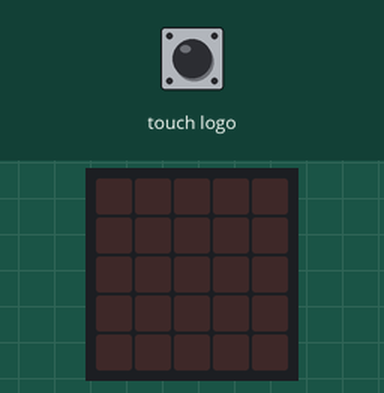
This program was run on a simulated BBC micro:bit (MakeCode). Shown: the board's 5×5 LED display. Inputs (shaded band) come from the test bench. Random numbers come from a fixed seed.

Above: at 1.2 s.
1.3 s: touch logo pressed for 0.15 s
At 2.4 s:
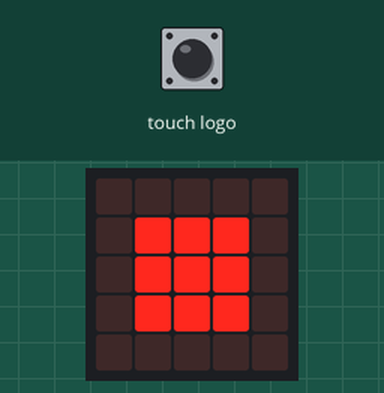
2.9 s: touch logo pressed for 1 s
At 4.9 s:
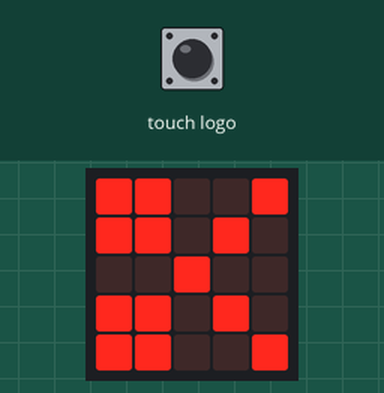
5.4 s: touch logo pressed for 3.2 s
At 9.6 s:
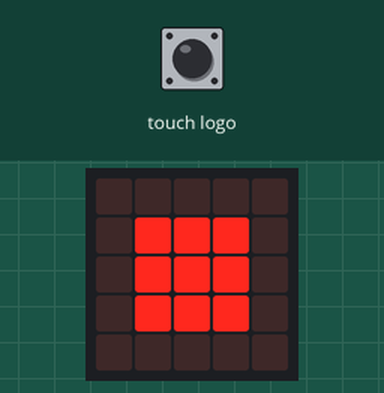
10.1 s: touch logo pressed for 0.15 s
At 11.5 s:
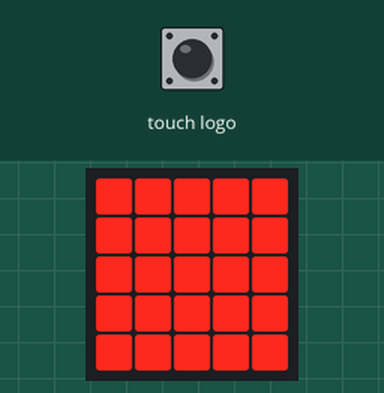
Timing chart, 0 to 12.7 s (numbered marks = the images above; inputs shaded):
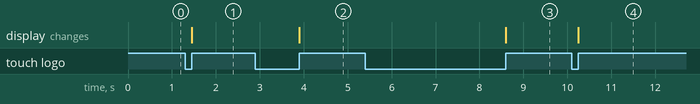

The program:

main.ts
```typescript
let counter = 0
input.onLogoEvent(TouchButtonEvent.Released, function () {
    counter = randint(1, 3)
    if (counter == 1) {
        basic.showLeds(`
            . . . . .
            . # # # .
            . # # # .
            . # # # .
            . . . . .
            `)
    }
    if (counter == 2) {
        basic.showLeds(`
            # # # # #
            # # # # #
            # # # # #
            # # # # #
            # # # # #
            `)
    }
    if (counter == 3) {
        basic.showIcon(IconNames.Scissors)
    }
})
```

test.ts
```typescript
// aquí va el archivo "tests"; esto no se compilará cuando este paquete se utilice como una extensión.
```

Measured:
- after the input at 1.3 s, the display: changes after 0.15 s (image 1)
- after the input at 2.9 s, the display: changes after 1.0 s (image 2)
- after the input at 5.4 s, the display: changes after 3.2 s (image 3)
- after the input at 10.1 s, the display: changes after 0.15 s (image 4)
